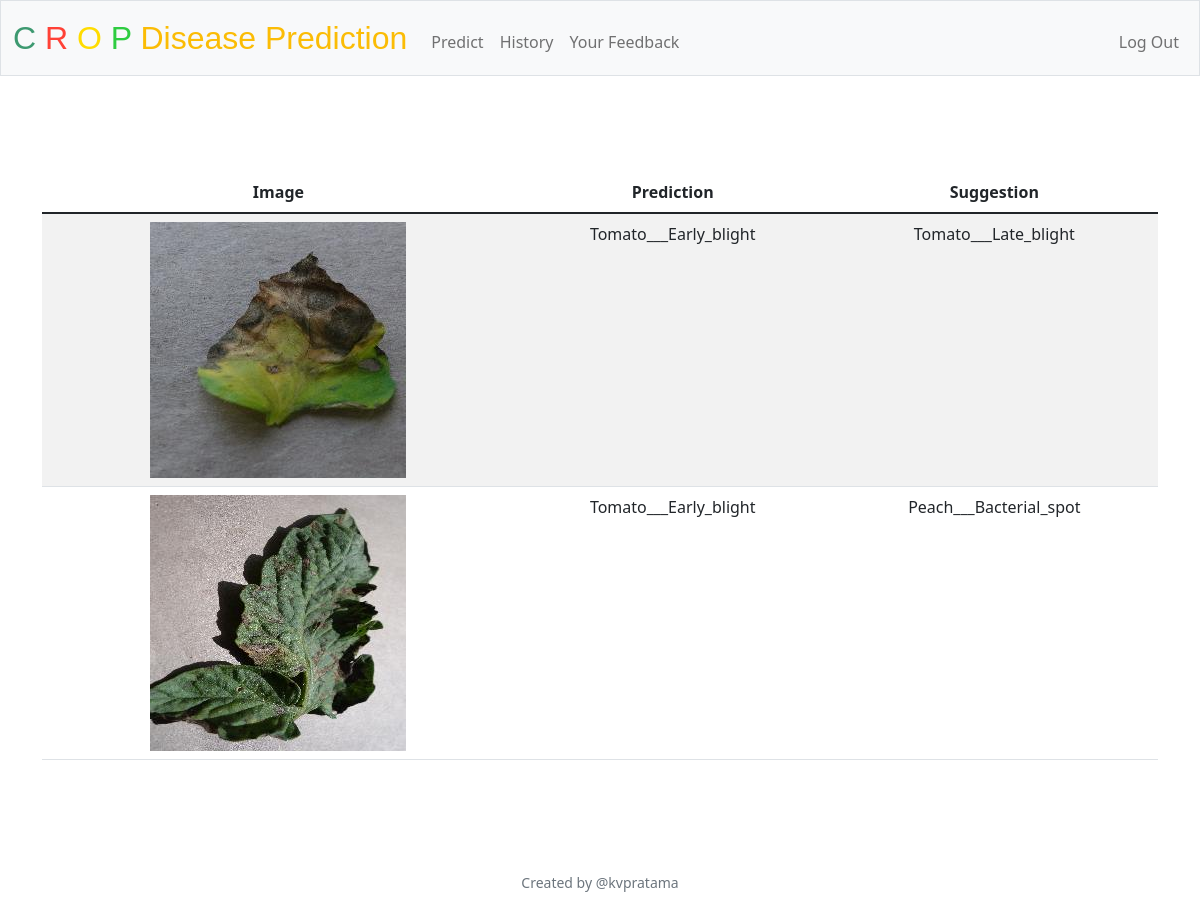
Page /feedback (signed in) on the committed database.
### tables this page shows
CREATE TABLE images (
 image_id INTEGER PRIMARY KEY AUTOINCREMENT NOT NULL,
 image_path TEXT NOT NULL, 
 prediction TEXT NOT NULL,
 prediction_json TEXT NOT NULL,
 transacted DATETIME, 
 user_id INTEGER NOT NULL, prediction_user TEXT,
 FOREIGN KEY (user_id) REFERENCES users(id)
 );

### app.py (the view)
@app.route("/feedback")
@login_required
def feedback():
    images = db.execute(
        "SELECT * FROM images where prediction_user not null and user_id == ?", session["user_id"])
    return render_template("feedback.html", images=images)

### app.py (called while the page is built)
@app.after_request
def after_request(response):
    response.headers["Cache-Control"] = "no-cache, no-store, must-revalidate"
    response.headers["Expires"] = 0
    response.headers["Pragma"] = "no-cache"
    return response

### helpers.py (called while the page is built)
def login_required(f):
    @wraps(f)
    def decorated_function(*args, **kwargs):
        if session.get("user_id") is None:
            return redirect("/login")
        return f(*args, **kwargs)
    return decorated_function

### templates/feedback.html (shortened to what this page needs)
{% extends "layout.html" %}
{% block main %}
<main class="container py-5 text-center">
    <div class="table-responsive">
        <table class="table table-striped">
            <thead>
                <tr>
                    <th>Image</th>
                    <th>Prediction</th>
                    <th>Suggestion</th>
                </tr>
            </thead>
            <tbody>
                {% for image in images %}
                    <tr>
                        <td><img src={{ image.image_path }} ></img></td>
                        <td>{{ image.prediction }}</td>
                        <td>{{ image.prediction_user }}</td>
                    </tr>
                {% endfor %}
            </tbody>
        </table>
    </div>
</main>
{% endblock %}

### static/styles.css (style rules this page uses)
body { display: flex; flex-direction: column; min-height: 100vh; margin: 0; }

### rows in the picture
images: image_path (picture), prediction "Tomato___Early_blight", prediction_user "Tomato___Late_blight"
images: image_path (picture), prediction "Tomato___Early_blight", prediction_user "Peach___Bacterial_spot"
